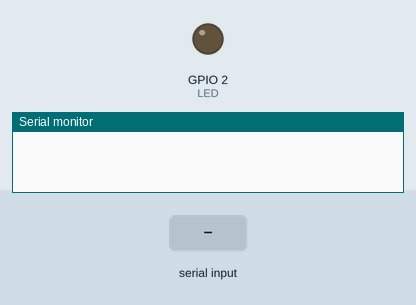
Simulated run of this program. Board: ESP32. Parts: output pins drawn as LEDs (lit = HIGH), the last lines printed to the serial monitor. The test bench sets the inputs (shaded band).

Above: at 1.2 s.
1.3 s: "1\n" received over Serial
At 2.3 s:
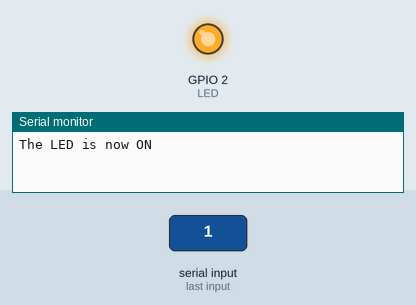
2.8 s: "0\n" received over Serial
At 3.5 s:
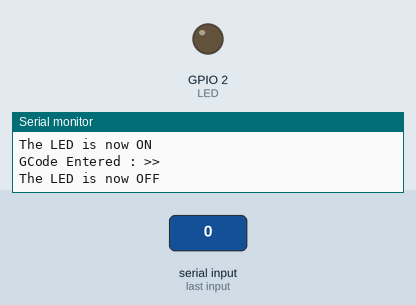
Timing chart, 0 to 5.8 s (numbered marks = the images above; inputs shaded):
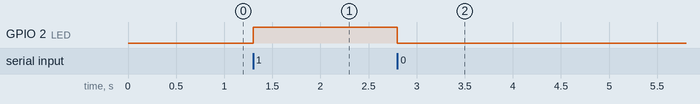

The program:

main.cpp
```cpp
#include <Arduino.h>

// put function declarations here:
int LED = 2;
int flag = true;
void processGcode(String gcode);

void setup() {
  // put your setup code here, to run once:
  pinMode(LED, OUTPUT);
  Serial.begin(9600);
}

void loop() {
  // put your main code here, to run repeatedly:
  if (Serial.available() > 0) {
    // read the incoming byte for toggling the LED:
    char character = Serial.read();
    if (character == '1')
    {
      digitalWrite(LED, HIGH);
      Serial.println("The LED is now ON");
    } else if (character == '0') {
      digitalWrite(LED, LOW);
      Serial.println("The LED is now OFF");
    } else {
      String command = Serial.readStringUntil('\n');
      // the character variable specified above takes the first letter of each line , is inorder to complete the line we need to add it to the command
      String commandString = character + command;
      processGcode(commandString);
    }

  }
  // Check if there is more data (a complete line) available

  // if (Serial.available() > 0) {
  //   String command = Serial.readStringUntil('\n');
  //   processGcode(command);
  // }
  // digitalWrite(LED, HIGH);
  // delay(1000);
  // digitalWrite(LED, LOW);
  // delay(1000);
  // Serial.println("Hello, World!");
  // delay(1000);
}

// put function definitions here:
void processGcode(String command) {
  if (flag == true){
      Serial.println("GCode Entered : >> \n");
      flag = false;
  }
  Serial.println(command);
}
```

Measured:
- after the input at 1.3 s, GPIO 2 (LED): LOW → HIGH at once
- after the input at 2.8 s, GPIO 2 (LED): HIGH → LOW at once
